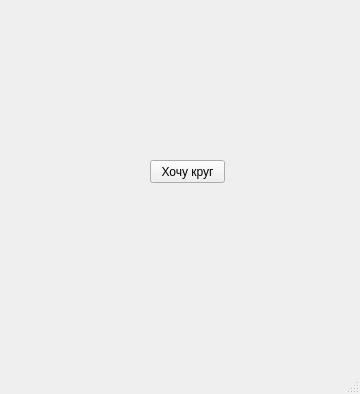
<?xml version="1.0" encoding="UTF-8"?>
<ui version="4.0">
 <class>MainWindow</class>
 <widget class="QMainWindow" name="MainWindow">
  <property name="geometry">
   <rect>
    <x>0</x>
    <y>0</y>
    <width>360</width>
    <height>394</height>
   </rect>
  </property>
  <property name="windowTitle">
   <string>MainWindow</string>
  </property>
  <widget class="QWidget" name="centralwidget">
   <widget class="QPushButton" name="pushButton">
    <property name="geometry">
     <rect>
      <x>150</x>
      <y>160</y>
      <width>75</width>
      <height>23</height>
     </rect>
    </property>
    <property name="text">
     <string>Хочу круг</string>
    </property>
   </widget>
  </widget>
  <widget class="QMenuBar" name="menubar">
   <property name="geometry">
    <rect>
     <x>0</x>
     <y>0</y>
     <width>360</width>
     <height>21</height>
    </rect>
   </property>
  </widget>
  <widget class="QStatusBar" name="statusbar"/>
 </widget>
 <resources/>
 <connections/>
</ui>
